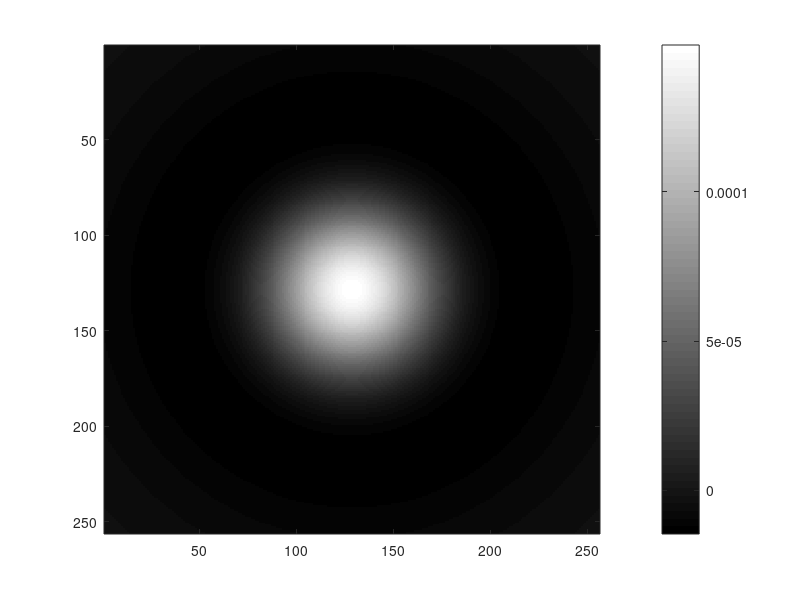
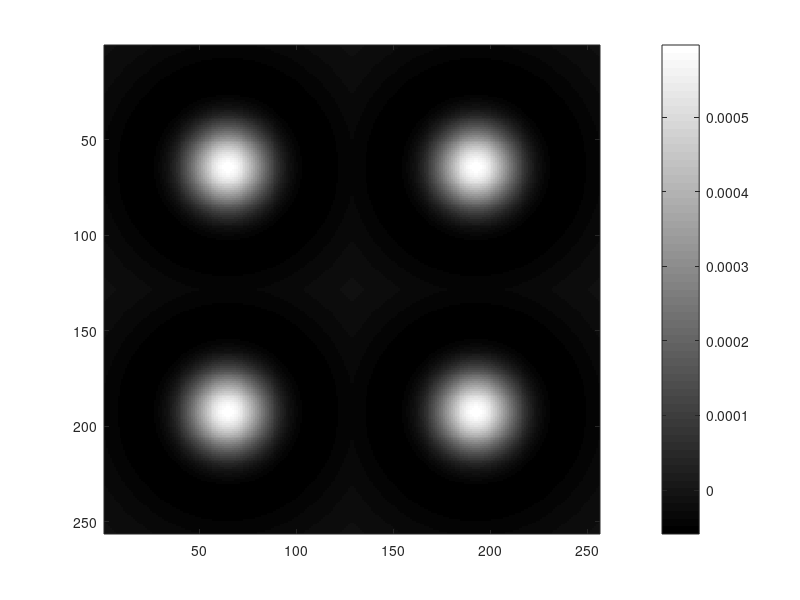
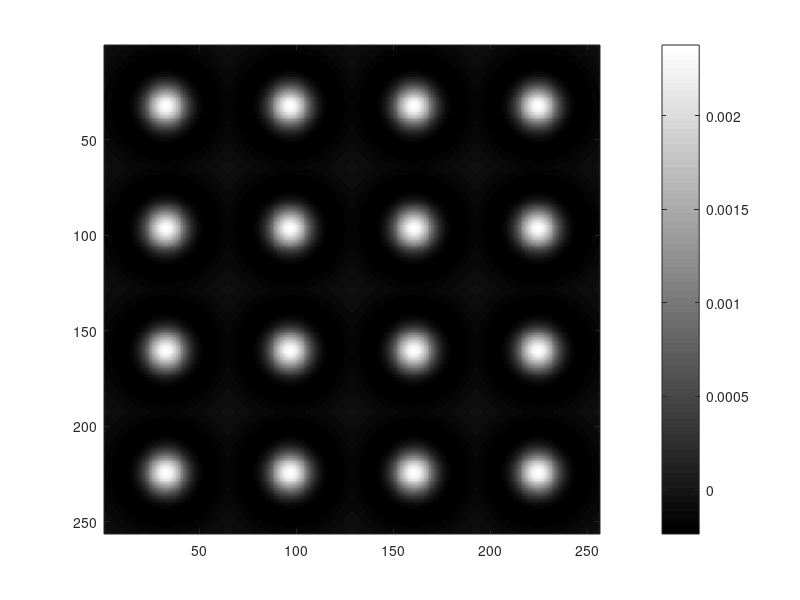
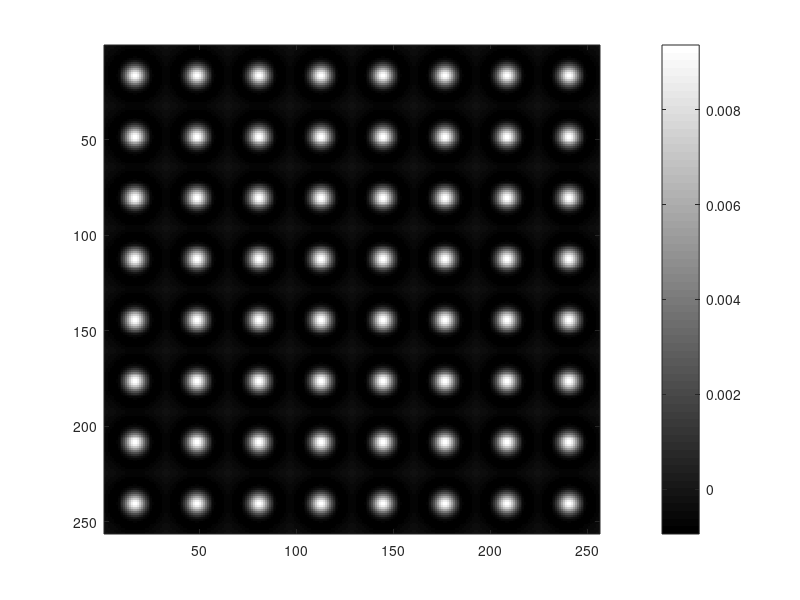

Source code (MATLAB) for these figures, in order:
clear all;
%%% Gaussian Kernels:
    n = 8; %liczba warstw
    x = 256;
    y = 256;
%Warunek: variance_center < variance_surround and variance_center = (1/3) variance_surround
    variance_surround = 90;
    variance_center = (1/3)*variance_surround;
    
%Wagi dla Gaussianów:
    w_c = 1;
    w_s = 1;
    
for k = 1:n
    
   c = fspecial('gaussian', [x/(2^(k-1)) y/(2^(k-1))], variance_center/(2^(k-1)));
   s = fspecial('gaussian', [x/(2^(k-1)) y/(2^(k-1))], variance_surround/(2^(k-1)));
   DoG = c-s;
   B(:,:,k+1) = repmat(DoG,2^(k-1));
   
   figure(k)
   image(B(:,:,k+1),'CDataMapping','scaled')
   colormap gray
   colorbar;
   
   
end






% %K=1; Warstwa 1:
% c = fspecial('gaussian', [x y], variance_center);
% s = fspecial('gaussian', [x y], variance_surround);
% DoG = c-s;
% %K=2; Warstwa 2:
% c_2 = fspecial('gaussian', [x/2 y/2], variance_center);
% s_2 = fspecial('gaussian', [x/2 y/2], variance_surround);
% DoG_2 = c_2 - s_2;
% b_2 = [DoG_2, DoG_2; DoG_2, DoG_2];


%Plot this sheeeit:
% figure(1)
% image(c,'CDataMapping','scaled')
% colormap gray
% colorbar;
% figure(2)
% image(s,'CDataMapping','scaled')
% colormap gray
% colorbar;
% figure(3)
% image(DoG,'CDataMapping','scaled')
% colormap gray
% colorbar;
% figure(4)
% image(b_2,'CDataMapping','scaled')
% colormap gray
% colorbar;
%Formula: .^ means each one of them
% for c = 1:x
%     for r = 1:y
%         z(r,c) = (1/(2*pi*variance))*exp(-((c^2 + r^2)/(2*variance)));
%     end
% end